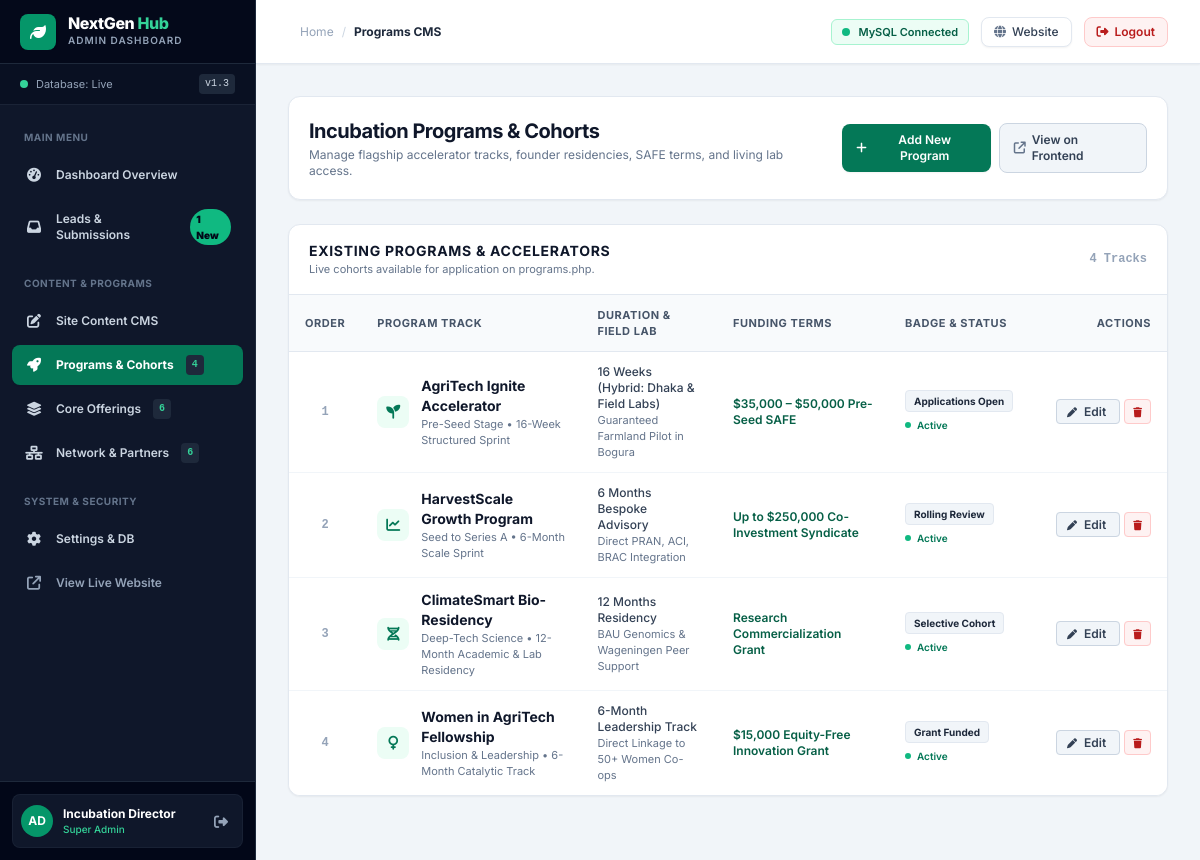
The page /admin/programs.php (signed in) on the database its author committed.
### tables this page shows
CREATE TABLE IF NOT EXISTS `programs` (
    `id` INT UNSIGNED AUTO_INCREMENT PRIMARY KEY,
    `title` VARCHAR(150) NOT NULL,
    `stage_tag` VARCHAR(100) NOT NULL,
    `duration` VARCHAR(100) NOT NULL,
    `funding_text` VARCHAR(150) NOT NULL,
    `field_access` VARCHAR(150) DEFAULT NULL,
    `description` TEXT NOT NULL,
    `icon` VARCHAR(50) DEFAULT 'fa-seedling',
    `badge_status` VARCHAR(50) DEFAULT 'Applications Open',
    `status` ENUM('Active', 'Draft', 'Closed') DEFAULT 'Active',
    `sort_order` INT DEFAULT 0,
    `created_at` TIMESTAMP DEFAULT CURRENT_TIMESTAMP,
    `updated_at` TIMESTAMP DEFAULT CURRENT_TIMESTAMP ON UPDATE CURRENT_TIMESTAMP,
    INDEX `idx_status` (`status`)
);

### includes/db.php (called while the page is built, shortened)
<?php
function getDbConnection() {
    static $pdo = null;
    if ($pdo !== null) {
        return $pdo;
    }
    $options = [
        PDO::ATTR_ERRMODE            => PDO::ERRMODE_EXCEPTION,
        PDO::ATTR_DEFAULT_FETCH_MODE => PDO::FETCH_ASSOC,
        PDO::ATTR_EMULATE_PREPARES   => false,
        PDO::ATTR_TIMEOUT            => 2,
    ];
    $dsn = "mysql:host=" . DB_HOST . ";port=" . DB_PORT . ";dbname=" . DB_NAME . ";charset=utf8mb4";
    try {
        $pdo = new PDO($dsn, DB_USER, DB_PASS, $options);
        return $pdo;
    } catch (PDOException $e) {
        error_log("Primary DB connection attempt failed (" . DB_HOST . "): " . $e->getMessage());
    }
    return null;
}
function getPrograms($activeOnly = false) {
    $pdo = getDbConnection();
    if ($pdo !== null) {
        try {
            $sql = "SELECT * FROM programs";
            $sql .= " ORDER BY sort_order ASC, id ASC";
            $stmt = $pdo->query($sql);
            $results = $stmt->fetchAll();
            if (!empty($results)) {
                return $results;
            }
        } catch (PDOException $e) {
            error_log("Failed to fetch programs from MySQL: " . $e->getMessage());
        }
    }
    $programs = getProgramsFromFallbackFile();
    return array_values($programs);
}

### admin/programs.php (the view, shortened to what this page needs)
<?php
require_once __DIR__ . '/auth.php';
$programs = getPrograms(false);
?>
<div class="max-w-6xl">
    <div class="mb-6 bg-white p-5 rounded-xl border border-slate-200 shadow-sm flex flex-col sm:flex-row sm:items-center justify-between gap-4">
        <div>
            <h1 class="text-xl font-bold text-slate-900 tracking-tight">Incubation Programs & Cohorts</h1>
            <p class="text-xs text-slate-500 mt-0.5">Manage flagship accelerator tracks, founder residencies, SAFE terms, and living lab access.</p>
        </div>
        <div class="flex items-center space-x-2">
            <button type="button" id="toggle-form-btn" class="inline-flex items-center px-3.5 py-2 rounded-lg bg-emerald-700 hover:bg-emerald-800 text-white text-xs font-semibold shadow-sm transition">
                <i class="fa-solid fa-plus mr-1.5"></i> Add New Program
            </button>
            <a href="../programs.php" target="_blank" class="inline-flex items-center px-3.5 py-2 rounded-lg bg-slate-100 hover:bg-slate-200 text-slate-700 text-xs font-semibold border border-slate-300 transition">
                <i class="fa-solid fa-arrow-up-right-from-square mr-1.5 text-slate-500"></i> View on Frontend
            </a>
        </div>
    </div>
    <div class="bg-white rounded-xl border border-slate-200 shadow-sm overflow-hidden mb-8">
        <div class="px-5 py-4 border-b border-slate-200 flex items-center justify-between">
            <div>
                <h2 class="text-sm font-bold text-slate-900 uppercase tracking-wider">Existing Programs & Accelerators</h2>
                <p class="text-[11px] text-slate-500">Live cohorts available for application on programs.php.</p>
            </div>
            <span class="text-xs font-mono font-bold text-slate-400"><?= count($programs) ?> Tracks</span>
        </div>
        <div class="overflow-x-auto">
            <table class="w-full text-left text-xs border-collapse">
                <thead class="bg-slate-50 text-slate-600 uppercase font-bold text-[11px] tracking-wider border-b border-slate-200">
                    <tr>
                        <th class="px-4 py-3 text-center">Order</th>
                        <th class="px-4 py-3">Program Track</th>
                        <th class="px-4 py-3">Duration & Field Lab</th>
                        <th class="px-4 py-3">Funding Terms</th>
                        <th class="px-4 py-3">Badge & Status</th>
                        <th class="px-4 py-3 text-right">Actions</th>
                    </tr>
                </thead>
                <tbody class="divide-y divide-slate-100 bg-white">
                    <?php if (empty($programs)): ?>
                        <tr>
                            <td colspan="6" class="px-4 py-8 text-center text-slate-400">
                                No programs found. Click "Add New Program" to create one.
                            </td>
                        </tr>
                    <?php else: ?>
                        <?php foreach ($programs as $prog): ?>
                            <tr class="hover:bg-slate-50 transition">
                                <td class="px-4 py-3 text-center font-mono font-bold text-slate-400">
                                    <?= htmlspecialchars($prog['sort_order']) ?>
                                </td>
                                <td class="px-4 py-3">
                                    <div class="flex items-center space-x-3">
                                        <div class="w-8 h-8 rounded-lg bg-emerald-50 text-emerald-700 flex items-center justify-center text-sm font-bold shrink-0">
                                            <i class="fa-solid <?= htmlspecialchars($prog['icon']) ?>"></i>
                                        </div>
                                        <div>
                                            <strong class="text-slate-900 font-bold block text-sm"><?= htmlspecialchars($prog['title']) ?></strong>
                                            <span class="text-[11px] text-slate-500"><?= htmlspecialchars($prog['stage_tag']) ?></span>
                                        </div>
                                    </div>
                                </td>
                                <td class="px-4 py-3 text-slate-700">
                                    <span class="block font-medium"><?= htmlspecialchars($prog['duration']) ?></span>
                                    <span class="text-[11px] text-slate-500"><?= htmlspecialchars($prog['field_access']) ?></span>
                                </td>
                                <td class="px-4 py-3 font-semibold text-emerald-800">
                                    <?= htmlspecialchars($prog['funding_text']) ?>
                                </td>
                                <td class="px-4 py-3">
                                    <span class="inline-flex items-center px-2 py-0.5 rounded text-[10px] font-bold bg-slate-100 text-slate-800 border border-slate-200 block w-max mb-1">
                                        <?= htmlspecialchars($prog['badge_status']) ?>
                                    </span>
                                    <span class="inline-flex items-center text-[10px] font-semibold <?= $prog['status'] === 'Active' ? 'text-emerald-700' : 'text-slate-400' ?>">
                                        <span class="w-1.5 h-1.5 rounded-full <?= $prog['status'] === 'Active' ? 'bg-emerald-500' : 'bg-slate-400' ?> mr-1.5"></span>
                                        <?= htmlspecialchars($prog['status']) ?>
                                    </span>
                                </td>
                                <td class="px-4 py-3 text-right whitespace-nowrap space-x-1">
                                    <a href="programs.php?edit_id=<?= $prog['id'] ?>" class="px-2.5 py-1 bg-slate-100 hover:bg-slate-200 text-slate-700 font-semibold text-xs rounded border border-slate-300 transition">
                                        <i class="fa-solid fa-pen text-[10px] mr-1"></i> Edit
                                    </a>
                                    <a href="programs.php?delete_id=<?= $prog['id'] ?>" onclick="return confirm('Are you sure you want to delete this program track?');" class="px-2 py-1 bg-red-50 hover:bg-red-100 text-red-700 font-semibold text-xs rounded border border-red-200 transition">
                                        <i class="fa-solid fa-trash text-[10px]"></i>
                                    </a>
                                </td>
                            </tr>
                        <?php endforeach; ?>
                    <?php endif; ?>
                </tbody>
            </table>
        </div>
    </div>
</div>

### admin/auth.php (style rules this page uses)
body { font-family: 'Inter', system-ui, sans-serif; }

### rows shown on the page
programs: sort_order "1", title "AgriTech Ignite Accelerator", stage_tag "Pre-Seed Stage • 16-Week Structured Sprint", duration "16 Weeks (Hybrid: Dhaka & Field Labs)", field_access "Guaranteed Farmland Pilot in Bogura", funding_text "$35,000 – $50,000 Pre-Seed SAFE", badge_status "Applications Open", status "Active"
programs: sort_order "2", title "HarvestScale Growth Program", stage_tag "Seed to Series A • 6-Month Scale Sprint", duration "6 Months Bespoke Advisory", field_access "Direct PRAN, ACI, BRAC Integration", funding_text "Up to $250,000 Co-Investment Syndicate", badge_status "Rolling Review", status "Active"
programs: sort_order "3", title "ClimateSmart Bio-Residency", stage_tag "Deep-Tech Science • 12-Month Academic & Lab Residency", duration "12 Months Residency", field_access "BAU Genomics & Wageningen Peer Support", funding_text "Research Commercialization Grant", badge_status "Selective Cohort", status "Active"
programs: sort_order "4", title "Women in AgriTech Fellowship", stage_tag "Inclusion & Leadership • 6-Month Catalytic Track", duration "6-Month Leadership Track", field_access "Direct Linkage to 50+ Women Co-ops", funding_text "$15,000 Equity-Free Innovation Grant", badge_status "Grant Funded", status "Active"

### other values the page prints
$stats['new'] "1"
$stats['total_programs'] "4"
$stats['total_offerings'] "6"
$stats['total_partners'] "6"
substr($admin['username'], 0, 2) "AD"
$admin['full_name'] "Incubation Director"
$admin['role'] "Super Admin"
$breadcrumb "Programs CMS"
count($programs) "4"
